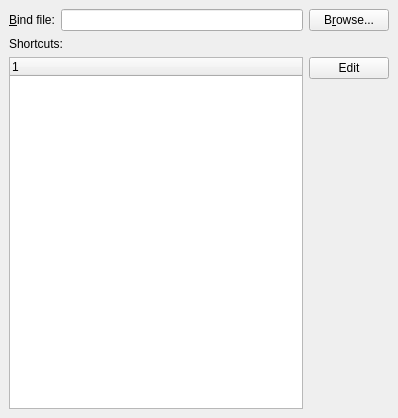
<ui version="4.0" >
 <class>PrefShortcuts</class>
 <widget class="QWidget" name="PrefShortcuts" >
  <property name="geometry" >
   <rect>
    <x>0</x>
    <y>0</y>
    <width>398</width>
    <height>418</height>
   </rect>
  </property>
  <property name="sizePolicy" >
   <sizepolicy>
    <hsizetype>1</hsizetype>
    <vsizetype>1</vsizetype>
    <horstretch>0</horstretch>
    <verstretch>0</verstretch>
   </sizepolicy>
  </property>
  <property name="windowTitle" >
   <string/>
  </property>
  <layout class="QGridLayout" >
   <property name="margin" >
    <number>9</number>
   </property>
   <property name="spacing" >
    <number>6</number>
   </property>
   <item row="3" column="2" >
    <spacer>
     <property name="orientation" >
      <enum>Qt::Vertical</enum>
     </property>
     <property name="sizeType" >
      <enum>QSizePolicy::Expanding</enum>
     </property>
     <property name="sizeHint" >
      <size>
       <width>20</width>
       <height>20</height>
      </size>
     </property>
    </spacer>
   </item>
   <item row="2" column="2" >
    <widget class="QPushButton" name="editPB" >
     <property name="text" >
      <string>Edit</string>
     </property>
    </widget>
   </item>
   <item row="1" column="0" colspan="2" >
    <widget class="QLabel" name="shortcutsLBL" >
     <property name="text" >
      <string>Shortcuts:</string>
     </property>
    </widget>
   </item>
   <item row="0" column="1" >
    <widget class="QLineEdit" name="bindFileED" />
   </item>
   <item row="0" column="0" >
    <widget class="QLabel" name="bindFileLA" >
     <property name="text" >
      <string>&amp;Bind file:</string>
     </property>
     <property name="buddy" >
      <cstring>bindFileED</cstring>
     </property>
    </widget>
   </item>
   <item row="0" column="2" >
    <widget class="QPushButton" name="bindFilePB" >
     <property name="text" >
      <string>B&amp;rowse...</string>
     </property>
    </widget>
   </item>
   <item rowspan="2" row="2" column="0" colspan="2" >
    <widget class="QTreeWidget" name="shortcutsTW" />
   </item>
  </layout>
 </widget>
 <tabstops>
  <tabstop>bindFileED</tabstop>
  <tabstop>bindFilePB</tabstop>
 </tabstops>
 <includes>
  <include location="local" >qt_helpers.h</include>
 </includes>
 <resources/>
 <connections/>
</ui>
